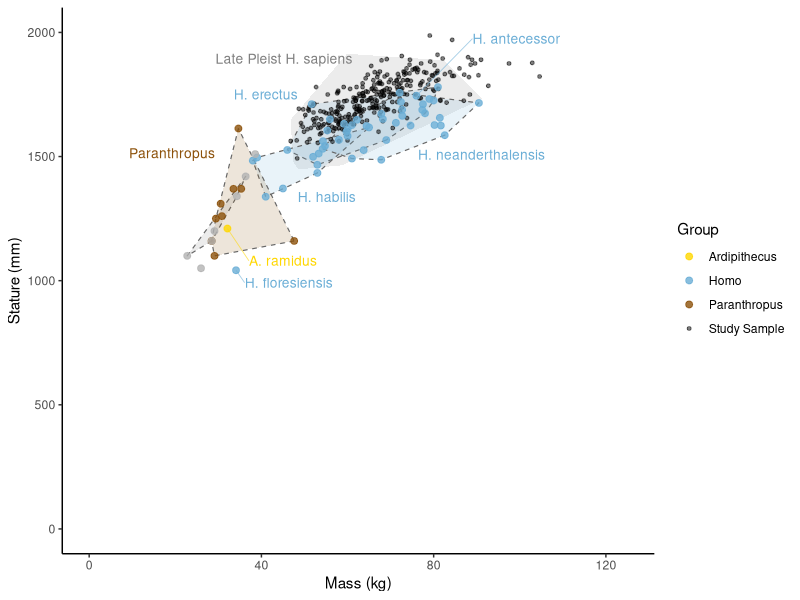

The R script that drew this image:
library(ggplot2)
library(dplyr)
library(ggrepel)
library(here)

fossil <- read.csv(here("CSV", "fossil_data.csv"))

shape_map <- c("F" = 16, "M" = 17, "Unknown" = 15)

subcat_colours <- c(
  "Late Pleist H. sapiens" = "grey50",
  "Homo"                   = "#6baed6",
  "Australopithecus"       = "#41ab5d",
  "Paranthropus"           = "#8c510a",
  "Ardipithecus"           = "#FFD700"    # yellow
)

# Recode sex
fossil <- fossil %>%
  mutate(Sex = case_when(
    toupper(trimws(Sex)) == "F" ~ "F",
    toupper(trimws(Sex)) == "M" ~ "M",
    TRUE                        ~ "Unknown"
  ))

# ── Data subsets ─────────────────────────────────────────────
study_sample <- fossil %>%
  filter(Category == "Study Sample", !is.na(Mass), !is.na(Stature))

other_pts <- fossil %>%
  filter(Category != "Study Sample", Species != "Undefined",
         Subcategory != "Late Pleist H. sapiens",
         !is.na(Mass), !is.na(Stature)) %>%
  mutate(HullGroup = ifelse(Subcategory %in% c("Australopithecus", "Paranthropus"),
                            Subcategory, Species))

# ── Convex hulls ─────────────────────────────────────────────
hull_list <- lapply(split(other_pts, other_pts$HullGroup), function(d) {
  if (nrow(d) < 3) return(NULL)
  idx <- chull(d$Mass, d$Stature)
  d[idx, ]
})
hulls <- bind_rows(hull_list)
row.names(hulls) <- NULL

# Map HullGroup → fill colour via Subcategory
hull_colours <- other_pts %>%
  distinct(HullGroup, Subcategory) %>%
  mutate(col = subcat_colours[Subcategory]) %>%
  { setNames(.$col, .$HullGroup) }

# ── Labels ───────────────────────────────────────────────────
# Hulled groups: anchor label at topmost point of each hull group
hull_labels <- other_pts %>%
  group_by(HullGroup, Subcategory) %>%
  filter(n() >= 3) %>%
  summarise(x = mean(Mass),
            y = max(Stature),
            .groups = "drop")

# Manual label positions — tweak nudge_x and nudge_y to reposition
label_nudges <- tribble(
  ~HullGroup,              ~nudge_x,  ~nudge_y,
  "H. sapiens",                 2,       50,
  "H. neanderthalensis",       5,      -250,
  "H. erectus",                 -29,       -30,
  "H. habilis",                 0,       -280,
  "Australopithecus",          -33,      -300,
  "Paranthropus",               -24,       -100,
  "A. ramidus",                 5,       -130,
  "H. floresiensis",             2,       -50,
  "H. antecessor",               13,       230
)

hull_labels <- hull_labels %>%
  left_join(label_nudges, by = "HullGroup")

# Non-hulled: label each point individually with manual nudges
individual_labels <- other_pts %>%
  group_by(HullGroup) %>%
  filter(n() < 3) %>%
  ungroup() %>%
  left_join(label_nudges, by = "HullGroup")

# ── Late Pleistocene hull (no points plotted, no border) ─────
late_pleist_pts <- fossil %>%
  filter(Subcategory == "Late Pleist H. sapiens", !is.na(Mass), !is.na(Stature))

late_pleist_hull <- if (nrow(late_pleist_pts) >= 3) {
  idx <- chull(late_pleist_pts$Mass, late_pleist_pts$Stature)
  late_pleist_pts[idx, ]
} else late_pleist_pts

late_pleist_label <- data.frame(
  x     = mean(late_pleist_pts$Mass) - 22,
  y     = max(late_pleist_pts$Stature) - 20,
  label = "Late Pleist H. sapiens"
)

# ── Plot ─────────────────────────────────────────────────────
ggplot() +
  # Late Pleist hull: shaded only, no border
  geom_polygon(data = late_pleist_hull,
               aes(x = Mass, y = Stature),
               fill = "grey50", alpha = 0.15, colour = NA) +
  geom_text(data = late_pleist_label,
            aes(x = x, y = y, label = label),
            colour = "grey50", size = 3.5, hjust = 0.5,
            show.legend = FALSE) +
  # Other hulls: dashed border
  geom_polygon(data = hulls,
               aes(x = Mass, y = Stature,
                   group = HullGroup, fill = HullGroup),
               alpha = 0.15, colour = "grey40",
               linetype = "dashed", linewidth = 0.4) +
  geom_point(data = study_sample,
             aes(x = Mass, y = Stature, colour = "Study Sample"),
             size = 1, alpha = 0.5) +
  geom_point(data = other_pts,
             aes(x = Mass, y = Stature, colour = Subcategory),
             size = 2, alpha = 0.8) +
  # Leader lines for individual labels
  geom_segment(data = individual_labels,
               aes(x = Mass, y = Stature,
                   xend = Mass + nudge_x, yend = Stature + nudge_y,
                   colour = Subcategory),
               linewidth = 0.3, alpha = 0.6,
               show.legend = FALSE) +
  geom_text(data = individual_labels,
            aes(x = Mass + nudge_x, y = Stature + nudge_y,
                label = HullGroup, colour = Subcategory),
            size = 3.5, hjust = 0, show.legend = FALSE) +
  geom_text(data = hull_labels,
            aes(x = x + nudge_x, y = y + nudge_y,
                label = HullGroup, colour = Subcategory),
            size = 3.5, hjust = 0, show.legend = FALSE) +
  scale_fill_manual(values = hull_colours, guide = "none") +
  scale_colour_manual(values = c(subcat_colours, "Study Sample" = "black"),
                      name = "Group",
                      na.value = "grey70") +
  coord_cartesian(xlim = c(0, 125), ylim = c(0, 2000)) +
  labs(x = "Mass (kg)", y = "Stature (mm)") +
  theme_classic(base_size = 11)
